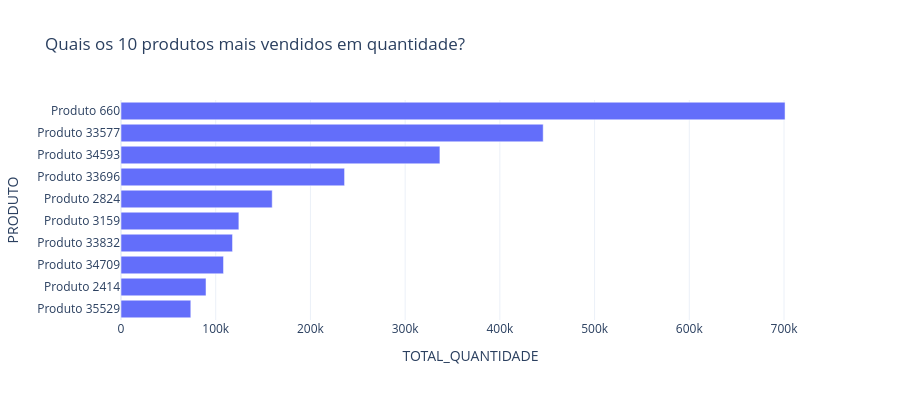

The notebook cell this image was saved under:
### Code cell
chat("Quais os 10 produtos mais vendidos em quantidade?")

### Figure 1 — Plotly figure (JSON) as saved in the notebook; plotly's stock layout.template omitted (floating-point values rounded to 4 significant figures)
{"data": [{"alignmentgroup": "True", "hovertemplate": "TOTAL_QUANTIDADE=%{x}<br>PRODUTO=%{y}<extra></extra>", "legendgroup": "", "marker": {"color": "#636efa", "pattern": {"shape": ""}}, "name": "", "offsetgroup": "", "orientation": "h", "showlegend": false, "textposition": "auto", "type": "bar", "x": [73700, 89747, 108237, 117746, 124440, 159644, 236043, 336697, 445737, 701087], "xaxis": "x", "y": ["Produto 35529", "Produto 2414", "Produto 34709", "Produto 33832", "Produto 3159", "Produto 2824", "Produto 33696", "Produto 34593", "Produto 33577", "Produto 660"], "yaxis": "y"}], "layout": {"barmode": "relative", "height": 400, "legend": {"tracegroupgap": 0}, "title": {"text": "Quais os 10 produtos mais vendidos em quantidade?"}, "xaxis": {"anchor": "y", "domain": [0, 1], "title": {"text": "TOTAL_QUANTIDADE"}}, "yaxis": {"anchor": "x", "domain": [0, 1], "title": {"text": "PRODUTO"}}}}
